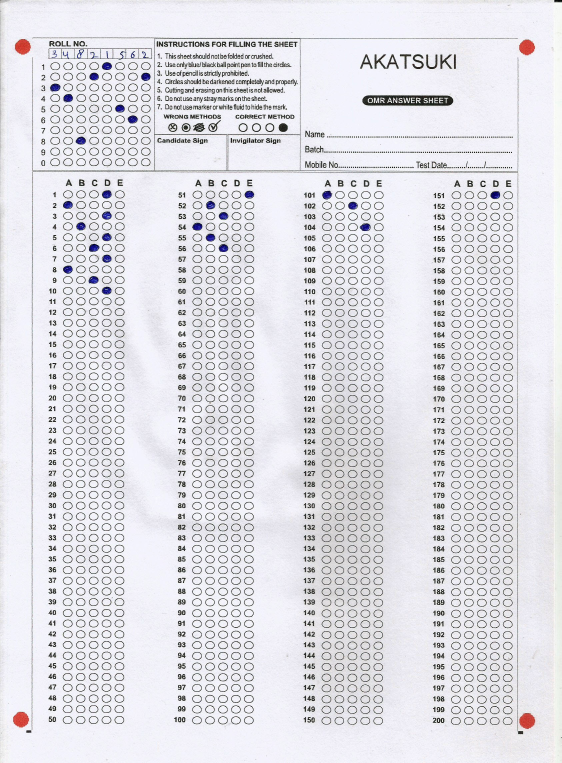
#> input picture RESULT.jpg, 1685 x 2288 px, found by its file name (shown at 1/3 size)
$ python evaluation.py   (Python 2 division)
#> lines starting #> are read from the running program, lines starting #| are printed output that depends on the picture; after the words box and inside, x2 and y2 are one past the last pixel; in counts of white or black regions, pixels touching at a corner belong together
### omr_by_distance/process_omr.py
import cv2
from cv2 import *
import numpy as np
import math


def processing(imm):
	def filetring(im):

		p,q = im.shape[:2]
		im2 = np.ones((p,q),np.uint8)
		for x in range(0,p-1):
			for y in range(0,q-1):
				if im[x,y,2]>150 :
					if  im[x,y,1]<100 :
						if  im[x,y,0]<100 :
							im2[x,y]= 255

						else:
							im2[x,y] = 0

		# im = cv2.cvtColor(im, cv2.COLOR_BGR2GRAY)

		return im2

	def cornors(im,idm):
		b=[]
		ret,im = cv2.threshold(im,80,255, cv2.THRESH_BINARY)
		contours, hier = cv2.findContours(im, cv2.RETR_LIST, cv2.CHAIN_APPROX_SIMPLE)
		for cnt in contours:
			(x,y),radius = cv2.minEnclosingCircle(cnt)
			center = (int(x),int(y))
			radius = int(radius)
			cv2.circle(idm,center,radius,(0,255,0),2)
			b.append((int(x),int(y)))
		# cv2.imshow('dsadf',idm)
		# cv2.waitKey()

		return b
	# [15 lines left out: function distn, not called in this run]

	dst =imm
	dst =cv2.resize(dst,(500,700))
	cimg =dst
	core = dst
	image = filetring(cimg)
	# cv2.imshow('hjkl',image)
	# cv2.waitKey()
	corners = cornors(image,core)
	corners = sorted(corners,key = lambda x: int(x[0]))
	corners = sorted(corners,key = lambda x: int(x[1]))

	# print corners

	dst =cv2.cvtColor(dst, cv2.COLOR_BGR2GRAY)
	# cv2.imshow("circles",dst)
	# cv2.waitKey()

	b=medianBlur(dst,5)
	# cv2.imshow("circles",b)
	# cv2.waitKey()

	ret,b = cv2.threshold(b,110,255, cv2.THRESH_BINARY)
	# cv2.imshow("circles",b)
	# cv2.waitKey()
	response=[]
	coord =[]
	contours, hier = cv2.findContours(b, cv2.RETR_LIST, cv2.CHAIN_APPROX_SIMPLE)
	for cnt in contours:
		(x,y),radius = cv2.minEnclosingCircle(cnt)
		if y >150:
			if(3<radius<7):
				center = (int(x),int(y))
				coord.append(center)
				response.append(distn(int(x),int(y),corners))
				radius = int(radius)
				cv2.circle(cimg,center,radius,(0,255,0),2)
	# cv2.imshow("circles",cimg)
	# cv2.waitKey()
	coord = sorted(coord,key = lambda x: int(x[0]))
	coord = sorted(coord,key = lambda x: int(x[1]))
	return response,coord,corners

### omr_by_distance/evaluation.py
import cv2
from process_omr import processing
import math
import pickle
# from evaluation_by_ratio import processing

response = cv2.imread('RESULT.jpg')
#> response is the input picture: shape (2288, 1685, 3); mean B, G, R 229.4, 223.5, 224.1

response_d,coordr,r= processing(response)
#> in processing, `dst =cv2.resize(dst,(500,700))`:
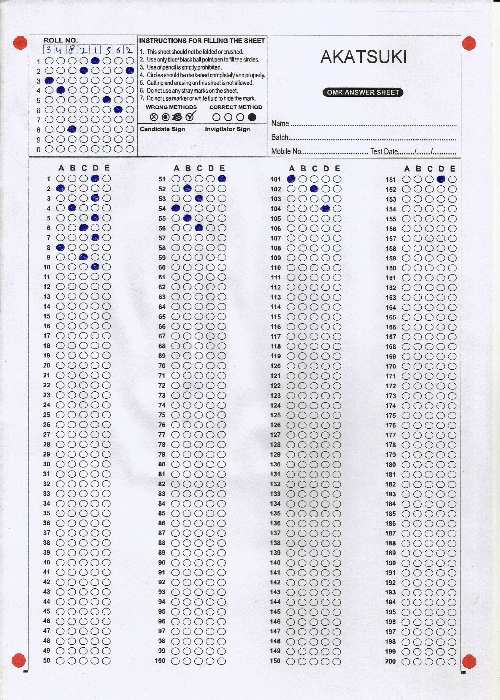
#> dst: shape (700, 500, 3); mean B, G, R 229.2, 223.3, 223.9
#> after the loop in filetring, `for x in range(0,p-1):`:
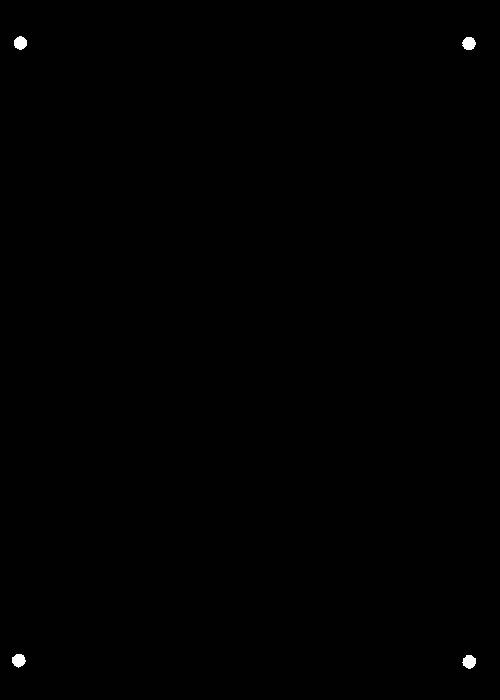
#> im2: shape (700, 500); min 0, max 255, mean 1.4
#> in cornors, `ret,im = cv2.threshold(im,80,255, cv2.THRESH_BINARY)`: im: shape (700, 500); 0.16% white; 4 white regions
#> in cornors, `contours, hier = cv2.findContours(im, cv2.RETR_LIST, cv2.CHAIN_APPROX_..`: contours = 4 contours; box (x1, y1, x2, y2) and area: (462, 655, 476, 669) 124, (12, 654, 26, 668) 122, (462, 37, 476, 50) 122, (14, 36, 27, 50) 120
#> the loop in cornors, `for cnt in contours:` made 4 passes
#> (x, y, center) on passes 1 to 4: (468.9, 661.3, (468, 661)), (18.24, 660.1, (18, 660)), (468.5, 43, (468, 43)), (19.88, 42.53, (19, 42))
#> after the loop in cornors, `for cnt in contours:`: b = [(468, 661), (18, 660), (468, 43), (19, 42)]
#> in processing, `corners = sorted(corners,key = lambda x: int(x[0]))`: corners = [(18, 660), (19, 42), (468, 661), (468, 43)]
#> in processing, `corners = sorted(corners,key = lambda x: int(x[1]))`: corners = [(19, 42), (468, 43), (18, 660), (468, 661)]
#> (the run stopped early here; a loop or call above may not have finished)
